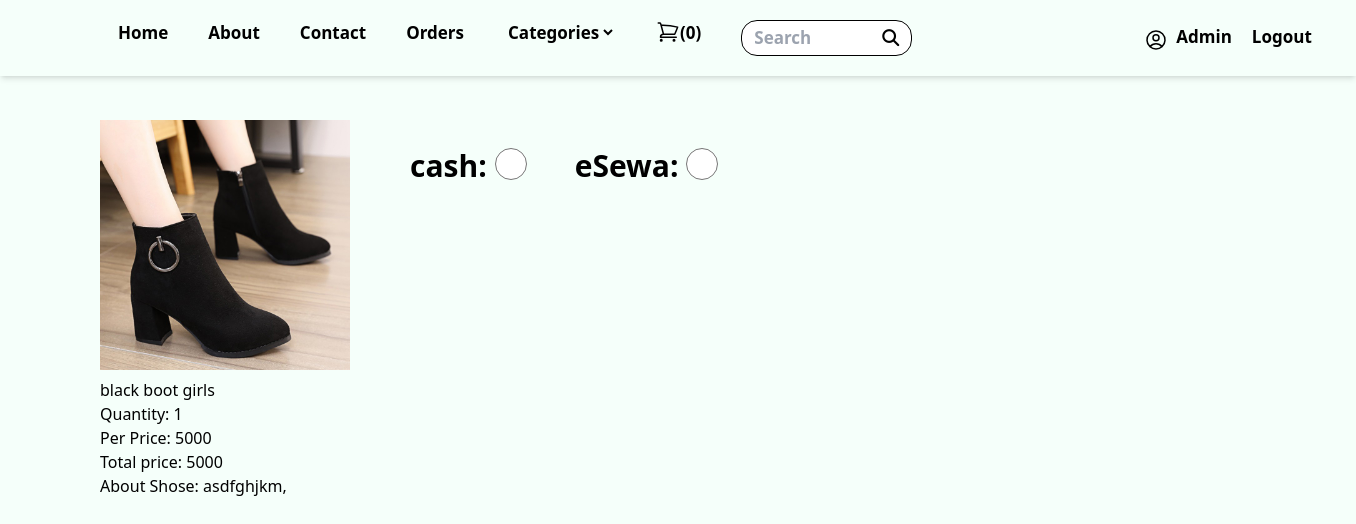
/userpanel/checkout.php?id=88 (signed in), run on the app's committed database.
### tables this page shows
CREATE TABLE `product` (
  `product_id` int(11) NOT NULL,
  `product_name` varchar(100) NOT NULL,
  `image` varchar(100) NOT NULL,
  `price` int(11) NOT NULL,
  `description` varchar(500) DEFAULT NULL,
  `category_id` int(100) DEFAULT NULL,
  `quantity` int(11) DEFAULT NULL
);

### userpanel/checkout.php (the view, shortened to what this page needs)
<?php
$conn=mysqli_connect('localhost','root','','shoestore') or die("Connection error");
if (isset($_GET['id'])) {
  $pid = $_GET['id'];
  if(isset($_GET['quantity'])){
  $quantity=$_GET['quantity'];
}else{
  $quantity=1;
}
  $sql = "SELECT * FROM product WHERE product_id = $pid";
  $result = mysqli_query($conn, $sql);
  if (mysqli_num_rows($result) > 0) {
    $row = mysqli_fetch_assoc($result);
    $productName = $row['product_name'];
    $price = $row['price'];
    $totalprice= $price*$quantity;
    $description = $row['description'];
    $image = $row['image'];
}
}
?>
<!DOCTYPE html>
<html>
<head>
      <script src="../css/tailwindcss.css"></script>
  <link rel="stylesheet" type="text/css"href="https://cdnjs.cloudflare.com/ajax/libs/font-awesome/6.2.1/css/all.min.css">
    </head>
<body class="bg-primary">
<?php include 'include/nav.php'; ?>
<div class="flex gap-10 mt-6 ml-20">
<div class=" gap-10 m-5">
<img src="../image/<?php echo $image; ?>" alt="Product Image" width="250" height="250">
<h2 class="mt-2"><?php echo $productName; ?></h2>
<p>Quantity: <?php echo $quantity; ?></p>
<p>Per Price: <?php echo $price; ?></p>
<p>Total price: <?php echo $totalprice; ?></p>
<p class="mb-7">About Shose: <?php echo $description; ?></p>
</div>
<div>
<form class="mt-12 flex justify-center gap-1 text-3xl font-semibold">
    cash:<input type="radio" name="show" value="cash" onclick="sh()" id="ca" class="mr-10 h-8 w-10">
   eSewa: <input type="radio" name="show" value="esewa" onclick="sh()" id="ep"class="h-8 w-10">
</form>
</div>
</div>
</body>
</html>

### data on the page
product: image (picture), product_name "black boot girls", price "5000", description "asdfghjkm,"

### other printed values
$cart_rows_number "0"
$_SESSION['uname'] "Admin"
$quantity "1"
